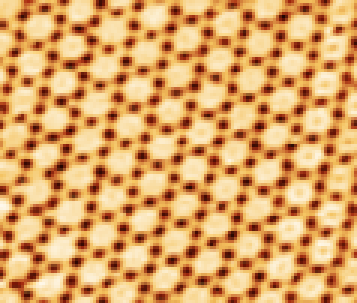
#> input picture Picture1.png, 119 x 101 px (shown 3 times larger)
$ jupyter execute --allow-errors 'CNN SEM circles.ipynb'
#> lines starting #> are read from the running program, lines starting #| are printed output that depends on the picture; after the words box and inside, x2 and y2 are one past the last pixel; in counts of white or black regions, pixels touching at a corner belong together
[cell 1]
import numpy as np
import matplotlib.pyplot as plt
from skimage import draw, filters, io, transform, morphology, measure
from tensorflow.keras.models import Sequential
from tensorflow.keras.layers import Conv2D, MaxPooling2D, Flatten, Dense
from tensorflow.keras.optimizers import Adam
from sklearn.model_selection import train_test_split
import matplotlib.patches as patches

# Function to draw an ellipse and return the image and its parameters
def draw_ellipse(shape=(32, 32)):
    image = np.zeros(shape)
    r = np.random.normal(shape[0] // 4, shape[0] // 4)
    asymmetry = np.random.normal(1, 1 / 8)
    center_x = np.random.normal(shape[0] // 2, shape[0] // 8)
    center_y = np.random.normal(shape[1] // 2, shape[1] // 8)
    rotation = np.random.uniform(0, 2 * np.pi)
    rr, cc = draw.ellipse(center_x, center_y, r, asymmetry * r, shape=shape, rotation=rotation)
    image[rr, cc] = 1
    image = filters.gaussian(image, sigma=np.random.uniform(0, 3))

    return image, r, asymmetry, (center_x, center_y), rotation

# Generate dataset
def generate_dataset(num_samples=1000, shape=(32, 32)):
#> called with num_samples = 50000, shape = (32, 32)
    images, radii, asymmetries, positions, rotations = [], [], [], [], []

    for _ in range(num_samples):
        image, r, asymmetry, position, rotation = draw_ellipse(shape)
        images.append(image)
        radii.append(r)
        asymmetries.append(asymmetry)
        positions.append(position)
        rotations.append(rotation)

    images = np.array(images).reshape(-1, shape[0], shape[1], 1)
    radii = np.array(radii)
    asymmetries = np.array(asymmetries)
    positions = np.array(positions)
    rotations = np.array(rotations)

    return images, radii, asymmetries, positions, rotations

# Create the CNN model
def create_model(input_shape):
    model = Sequential([
        Conv2D(32, (3, 3), activation='relu', input_shape=input_shape),
        MaxPooling2D((2, 2)),
        Conv2D(64, (3, 3), activation='relu'),
        MaxPooling2D((2, 2)),
        Flatten(),
        Dense(128, activation='relu'),
        Dense(5)  # Output layer with 5 neurons for radius, asymmetry, position (x, y), and rotation
    ])

    model.compile(optimizer=Adam(), loss='mean_squared_error')
    return model

# Generate the dataset
images, radii, asymmetries, positions, rotations = generate_dataset(num_samples=50000, shape=(32, 32))

# Normalize images
images = images / np.max(images)

# Combine radii, asymmetries, and positions into a single array for the labels
labels = np.hstack([radii.reshape(-1, 1), asymmetries.reshape(-1, 1), positions, rotations.reshape(-1, 1)])

# Split the dataset into training and testing sets
X_train, X_test, y_train, y_test = train_test_split(images, labels, test_size=0.2, random_state=42)

# Create and train the model
#> (the rest of this cell did not finish here and is left out)

[cell 2]
# Function to load and preprocess an image
def load_image(path):
#> called with path = 'Picture1.png'
    image = io.imread(path, as_gray=True)
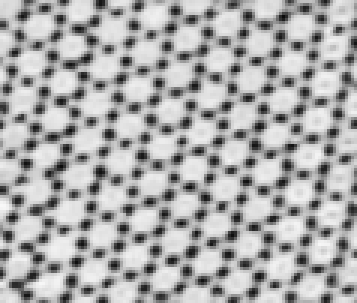
#> image: shape (101, 119) float64 (shown 3 times larger); min 0.0421, max 0.974, mean 0.677
    image = abs(image - 1)
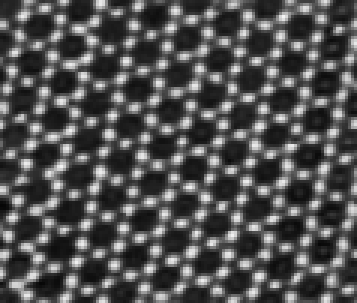
#> image: shape (101, 119) float64 (shown 3 times larger); min 0.0258, max 0.958, mean 0.323
    return image

def resize(image, size=32):
    rescale_factor = max(size / image.shape[0], size / image.shape[1])
    image = transform.resize(image, (int(image.shape[0] * rescale_factor), int(image.shape[1] * rescale_factor)), anti_aliasing=True)
    image = image[:size, :size]
    return image, rescale_factor

def segment_image(image, plot=False):
#> called with plot = True
    blurred = filters.gaussian(image, sigma=0)
    threshold = filters.threshold_otsu(blurred)
#> threshold = 0.417
    binary = blurred > threshold
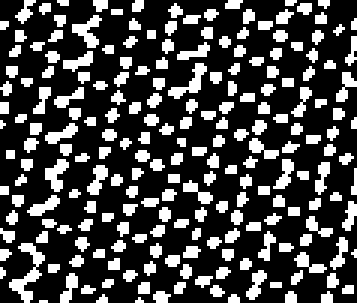
#> binary: shape (101, 119) bool (shown 3 times larger); 27.8% white in thin lines or dots
    cleaned = morphology.remove_small_objects(binary, min_size=5)
#> cleaned: shape (101, 119) bool; 27.7% white in thin lines or dots
    labeled_image = measure.label(cleaned)
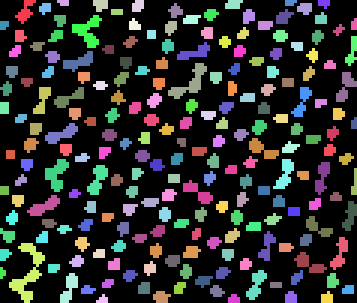
#> labeled_image: shape (101, 119) int32 (shown 3 times larger); 211 distinct labels, from 0 to 210; one colour per label, 0 black

    if plot:
        fig, ax = plt.subplots(1, 2, figsize=(10, 5))
        ax[0].imshow(image, cmap='gray')
        ax[1].imshow(labeled_image, cmap='nipy_spectral')
        plt.show()

    return labeled_image

def extract_circles(labeled_image, original_image, plot=False):
#> called with plot = False
    circles, scales, bboxes = [], [], []
    props = measure.regionprops(labeled_image)
#> props = 210 regions; largest, box (x1, y1, x2, y2) and area: (3, 81, 15, 101) 83, (56, 21, 69, 33) 54, (24, 5, 34, 16) 51, (15, 53, 23, 64) 47, (29, 55, 36, 65) 38

    if plot:
        fig, ax = plt.subplots()
        ax.imshow(original_image, cmap='gray', vmin=0, vmax=1)

    for prop in props:
        y0, x0 = prop.centroid
        minr, minc, maxr, maxc = prop.bbox
        circle = original_image[minr:maxr, minc:maxc]
        bx = (minc, maxc, maxc, minc, minc)
        by = (minr, minr, maxr, maxr, minr)

        if plot:
            ax.plot(bx, by, '-r', linewidth=0.5)
            ax.plot(x0, y0, 'o', ms=1, color='red')

        circle, rescale_factor = resize(circle)
        circles.append(circle)
        scales.append(rescale_factor)
        bboxes.append((minr, minc, maxr, maxc))
#> this loop made 210 passes
#> (y0, x0, minr, minc, maxr, maxc, bx, by) on passes 1, 3, 4: (3.36, 8, 0, 5, 8, 12, (5, 12, 12, 5, 5), (0, 0, 8, 8, 0)), (1.19, 33.06, 0, 31, 4, 36, (31, 36, 36, 31, 31), (0, 0, 4, 4, 0)), (1.5, 45.5, 0, 44, 4, 48, (44, 48, 48, 44, 44), (0, 0, 4, 4, 0))
#> pass 1, in resize, `image = transform.resize(image, (int(image.shape[0] * rescale_factor),..`:
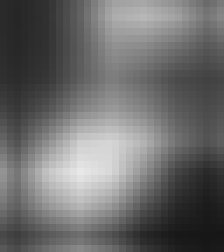
#> image: shape (36, 32) float64 (shown 7 times larger); min 0.0914, max 0.912, mean 0.424
#> pass 1, in resize, `image = image[:size, :size]`:
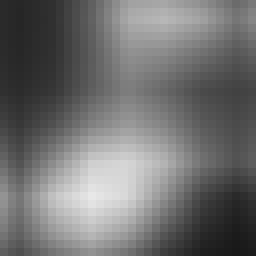
#> image: shape (32, 32) float64 (shown 8 times larger); min 0.1, max 0.912, mean 0.443
#> pass 2, in resize (call 2), `image = transform.resize(image, (int(image.shape[0] * rescale_factor),..`:
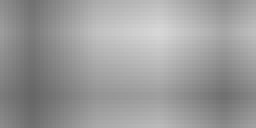
#> image: shape (32, 64) float64 (shown 4 times larger); min 0.404, max 0.842, mean 0.611
#> pass 2, in resize (call 2), `image = image[:size, :size]`:
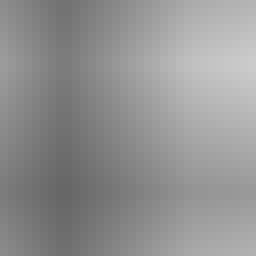
#> image: shape (32, 32) float64 (shown 8 times larger); min 0.404, max 0.797, mean 0.573
#> after the loop, bboxes = 210 items, first 6: (0, 5, 8, 12), (0, 19, 2, 23), (0, 31, 4, 36), (0, 44, 4, 48), (0, 75, 3, 81), (0, 95, 2, 99); circles = 210 items; scales = 210 values, max 16 at index 1, min 2.67 at index 49, mean 8.48

    if plot:
        plt.show()

    return circles, scales, bboxes

# Function to visualize predictions and plot histograms
def visualize_predictions_and_histograms(original_image, X_test, scales, bboxes):
    radii, asymmetries = [], []

    # Predict all at once
    pred_labels = model.predict(X_test)

    fig, ax = plt.subplots(nrows=1, ncols=3, figsize=(12, 4))
    ax[0].imshow(original_image, cmap='gray', vmin=0, vmax=1, aspect="auto")

    for idx in range(len(X_test)):
        scale = scales[idx]
        bbox = bboxes[idx]
        minr, minc, maxr, maxc = bbox
        pred_label = pred_labels[idx]

        # Extract the predicted parameters
        pred_radius = pred_label[0] / scale
        pred_asymmetry = pred_label[1]
        pred_center_x = (pred_label[2] / scale) + minr
        pred_center_y = (pred_label[3] / scale) + minc
        pred_rotation = pred_label[4]  # Assuming the model provides rotation

        radii.append(pred_radius)
        asymmetries.append(pred_asymmetry)

        # Create an Ellipse patch
        ellipse = patches.Ellipse((pred_center_y, pred_center_x),
                                  width=pred_radius * 2,
                                  height=pred_asymmetry * pred_radius * 2,
                                  angle=pred_rotation,
                                  edgecolor='r',
                                  facecolor='none')

        ax[0].add_patch(ellipse)

    ax[0].set_title('Predicted Ellipses on Original Image')

    # Plot histograms
    ax[1].hist(radii, bins=20, color='C0', edgecolor='black')
    ax[1].set_title('Histogram of Predicted Radii')
    ax[1].set_xlabel('Radius')
    ax[1].set_ylabel('Frequency')

    ax[2].hist(asymmetries, bins=20, color='C1', edgecolor='black')
    ax[2].set_title('Histogram of Predicted Asymmetries')
    ax[2].set_xlabel('Asymmetry')
    ax[2].set_ylabel('Frequency')

    fig.tight_layout()

# Load and preprocess the image
path = 'Picture1.png'
image = load_image(path)
segmented_image = segment_image(image, plot=True)
extracted_circles, extracted_scales, extracted_bboxes = extract_circles(segmented_image, image, plot=False)
#> extracted_circles = 210 items; extracted_scales has the same summary as scales in extract_circles; extracted_bboxes has the same summary as bboxes in extract_circles

X_test = np.array(extracted_circles).reshape(-1, extracted_circles[0].shape[0], extracted_circles[0].shape[1], 1)

#> (the rest of this cell did not finish here and is left out)
